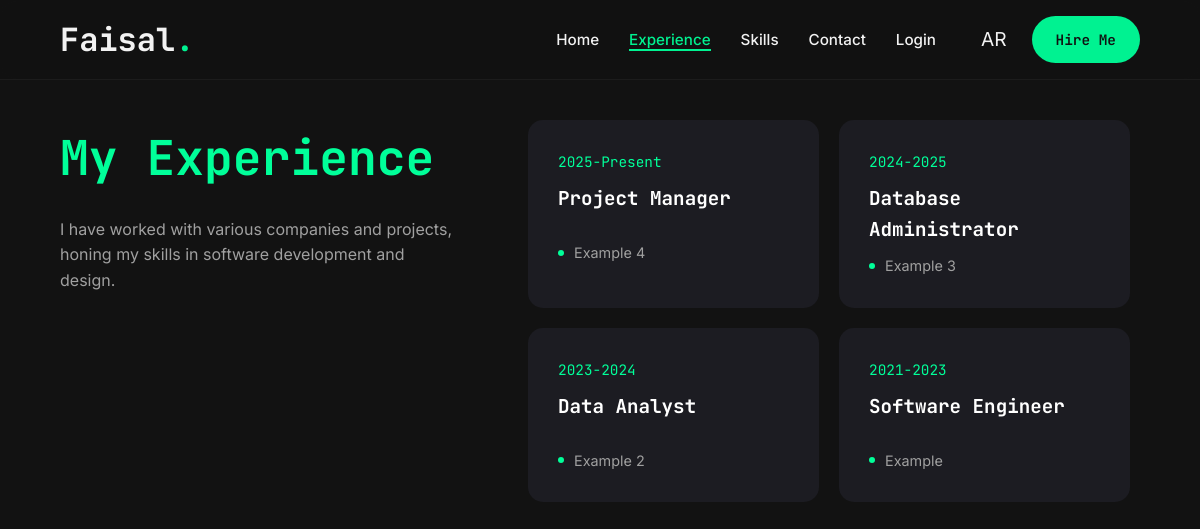
The page /experience.php on the database its author committed.
### tables this page shows
CREATE TABLE `site_settings` (
  `id` int(11) NOT NULL DEFAULT 1,
  `site_logo` varchar(50) DEFAULT 'John',
  `full_name_en` varchar(100) DEFAULT NULL,
  `full_name_ar` varchar(100) DEFAULT NULL,
  `career_en` varchar(100) DEFAULT NULL,
  `career_ar` varchar(100) DEFAULT NULL,
  `bio_en` text DEFAULT NULL,
  `bio_ar` text DEFAULT NULL,
  `cv_url` varchar(255) DEFAULT NULL,
  `profile_image` varchar(255) DEFAULT 'assets/img/profile.png',
  `contact_phone` varchar(50) DEFAULT '+1 234 567 890',
  `contact_email` varchar(100) DEFAULT 'info@example.com',
  `contact_address` varchar(255) DEFAULT '123 Tech Street, Web City',
  `admin_username` varchar(50) DEFAULT 'admin',
  `admin_password` varchar(255) DEFAULT ''
);

CREATE TABLE `experience` (
  `id` int(11) NOT NULL,
  `role_en` varchar(255) DEFAULT NULL,
  `role_ar` varchar(255) DEFAULT NULL,
  `company_en` varchar(255) DEFAULT NULL,
  `company_ar` varchar(255) DEFAULT NULL,
  `duration_en` varchar(100) DEFAULT NULL,
  `duration_ar` varchar(100) DEFAULT NULL,
  `created_at` timestamp NOT NULL DEFAULT current_timestamp()
);

### includes/translations.php (called while the page is built, shortened)
<?php
$lang = isset($_SESSION['lang']) ? $_SESSION['lang'] : 'en';
function t($key) {
    global $translations, $lang;
    return isset($translations[$lang][$key]) ? $translations[$lang][$key] : $key;
}
?>

### experience.php (the view, shortened to what this page needs)
<?php
include 'includes/db_connect.php';
include 'includes/translations.php';
$settings = $pdo->query("SELECT * FROM site_settings WHERE id=1")->fetch();
$exp_stmt = $pdo->query("SELECT * FROM experience ORDER BY id DESC");
$experiences = $exp_stmt->fetchAll();
?>
<!DOCTYPE html>
<html lang="<?php echo $lang; ?>" data-theme="dark" <?php echo ($lang == 'ar' ? 'dir="rtl"' : 'dir="ltr"'); ?>>
<head>
    <link rel="stylesheet" href="https://cdnjs.cloudflare.com/ajax/libs/font-awesome/6.4.0/css/all.min.css">
    <link rel="stylesheet" href="assets/css/style.css">
</head>
<body>
    <header class="header">
        <div class="container nav-container">
            <a href="index.php" class="logo"><?php echo htmlspecialchars($settings['site_logo']); ?><span class="accent-dot">.</span></a>
            <nav class="nav-menu">
                <ul class="nav-links">
                    <li><a href="index.php"><?php echo t('nav_home'); ?></a></li>
                    <li><a href="experience.php" class="active"><?php echo t('nav_exp'); ?></a></li>
                    <li><a href="skills.php"><?php echo t('nav_skills'); ?></a></li>
                    <li><a href="contact.php"><?php echo t('nav_contact'); ?></a></li>
                    <li><a href="login.php"><?php echo t('nav_login'); ?></a></li>
                </ul>
                <div class="nav-actions">
                    <a href="?lang=<?php echo ($lang == 'en' ? 'ar' : 'en'); ?>" class="icon-btn">
                        <?php echo ($lang == 'en' ? 'AR' : 'EN'); ?>
                    </a>
                    <a href="contact.php" class="btn btn-primary"><?php echo t('btn_hire'); ?></a>
                </div>
            </nav>
        </div>
    </header>
    <main class="container page-content">
        <div class="experience-layout">
            <div class="page-intro">
                <h1 class="accent-text"><?php echo t('exp_title'); ?></h1>
                <p><?php echo t('exp_desc'); ?></p>
            </div>
            <div class="experience-grid">
                <?php if(count($experiences) > 0): ?>
                    <?php foreach($experiences as $exp): ?>
                    <div class="exp-card">
                        <span class="exp-duration">
                            <?php echo ($lang == 'ar' ? htmlspecialchars($exp['duration_ar']) : htmlspecialchars($exp['duration_en'])); ?>
                        </span>
                        <h3 class="exp-role">
                            <?php echo ($lang == 'ar' ? htmlspecialchars($exp['role_ar']) : htmlspecialchars($exp['role_en'])); ?>
                        </h3>
                        <div class="exp-company">
                            <span class="dot"></span>
                            <?php echo ($lang == 'ar' ? htmlspecialchars($exp['company_ar']) : htmlspecialchars($exp['company_en'])); ?>
                        </div>
                    </div>
                    <?php endforeach; ?>
                <?php else: ?>
                    <p style="color: var(--text-secondary);">No experience added yet.</p>
                <?php endif; ?>
            </div>
        </div>
    </main>
</body>
</html>

### assets/css/style.css (style rules this page uses)
:root { --bg-primary: #121212; --bg-secondary: #1c1c22; --text-primary: #ffffff; --text-secondary: #a0a0a0; --accent-color: #00ff99; --accent-hover: #00cc7a; --font-body: 'Inter', sans-serif; --font-heading: 'JetBrains Mono', monospace; --container-width: 1200px; --header-height: 80px; }
* { margin: 0; padding: 0; box-sizing: border-box; }
html { scroll-behavior: smooth; }
body { background-color: var(--bg-primary); color: var(--text-primary); font-family: var(--font-body); line-height: 1.6; transition: background-color 0.3s ease, color 0.3s ease; overflow-x: hidden; }
ul { list-style: none; }
a { text-decoration: none; color: inherit; transition: color 0.3s ease; }
h1, h2, h3, .logo, .stat-number, .job-title-heading, .mono-text { font-family: var(--font-heading); }
.container { width: 90%; max-width: var(--container-width); margin: 0 auto; }
.accent-text, .accent-dot { color: var(--accent-color); }
.btn { display: inline-block; padding: 12px 24px; border-radius: 50px; font-weight: 600; cursor: pointer; transition: all 0.3s ease; border: none; font-family: var(--font-heading); font-size: 0.9rem; }
.btn-primary { background-color: var(--accent-color); color: var(--bg-primary); }
.icon-btn { background: none; border: none; color: var(--text-primary); font-size: 1.2rem; cursor: pointer; padding: 5px; }
.header { height: var(--header-height); display: flex; align-items: center; position: fixed; width: 100%; top: 0; z-index: 100; background-color: var(--bg-primary); opacity: 0.95; backdrop-filter: blur(10px); border-bottom: 1px solid rgba(255,255,255,0.05); }
.nav-container { display: flex; justify-content: space-between; align-items: center; }
.logo { font-size: 2rem; font-weight: 700; }
.nav-menu { display: flex; align-items: center; gap: 40px; }
.nav-links { display: flex; gap: 30px; }
.nav-links a { font-weight: 500; font-size: 0.95rem; }
.nav-links a:hover, .nav-links a.active { color: var(--accent-color); border-bottom: 2px solid var(--accent-color); }
.nav-actions { display: flex; align-items: center; gap: 20px; }
.page-content { padding-top: 120px; padding-bottom: 60px; }
.experience-layout { display: grid; grid-template-columns: 1fr 1.5fr; gap: 60px; align-items: start; }
.page-intro h1 { font-size: 3rem; margin-bottom: 20px; }
.page-intro p { color: var(--text-secondary); max-width: 400px; }
.experience-grid { display: grid; grid-template-columns: repeat(2, 1fr); gap: 20px; max-height: 500px; overflow-y: auto; padding-right: 10px; }
.exp-card { background-color: var(--bg-secondary); padding: 30px; border-radius: 15px; display: flex; flex-direction: column; gap: 10px; transition: transform 0.3s ease; }
.exp-duration { color: var(--accent-color); font-family: var(--font-heading); font-size: 0.9rem; }
.exp-role { font-size: 1.2rem; min-height: 3rem; }
.exp-company { display: flex; align-items: center; gap: 10px; color: var(--text-secondary); font-size: 0.9rem; }
.exp-company .dot { width: 6px; height: 6px; background-color: var(--accent-color); border-radius: 50%; }

### rows shown on the page
site_settings: site_logo "Faisal"
experience: duration_en "2025-Present", role_en "Project Manager", company_en "Example 4"
experience: duration_en "2024-2025", role_en "Database Administrator", company_en "Example 3"
experience: duration_en "2023-2024", role_en "Data Analyst", company_en "Example 2"
experience: duration_en "2021-2023", role_en "Software Engineer", company_en "Example"

### other values the page prints
t('nav_home') "Home"
t('nav_exp') "Experience"
t('nav_skills') "Skills"
t('nav_contact') "Contact"
t('nav_login') "Login"
t('btn_hire') "Hire Me"
t('exp_title') "My Experience"
t('exp_desc') "I have worked with various companies and projects, honing my skills in software development and design."
